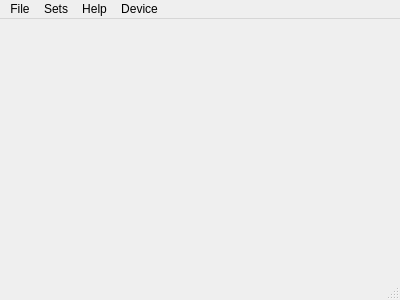
<?xml version="1.0" encoding="UTF-8"?>
<ui version="4.0">
 <class>MainWindow</class>
 <widget class="QMainWindow" name="MainWindow">
  <property name="geometry">
   <rect>
    <x>0</x>
    <y>0</y>
    <width>400</width>
    <height>300</height>
   </rect>
  </property>
  <property name="windowTitle">
   <string>Sound Deck</string>
  </property>
  <widget class="QWidget" name="centralwidget"/>
  <widget class="QMenuBar" name="menubar">
   <property name="geometry">
    <rect>
     <x>0</x>
     <y>0</y>
     <width>400</width>
     <height>22</height>
    </rect>
   </property>
   <widget class="QMenu" name="menu_file">
    <property name="title">
     <string>File</string>
    </property>
    <addaction name="actionOpen_configuration"/>
    <addaction name="actionSave_config"/>
    <addaction name="actionQuit"/>
   </widget>
   <widget class="QMenu" name="menuSets">
    <property name="title">
     <string>Sets</string>
    </property>
    <addaction name="actionSet_1"/>
    <addaction name="actionSet_2"/>
    <addaction name="separator"/>
    <addaction name="actionSave_set"/>
   </widget>
   <widget class="QMenu" name="menuHelp">
    <property name="title">
     <string>Help</string>
    </property>
    <addaction name="actionAbout"/>
   </widget>
   <widget class="QMenu" name="menu_Device">
    <property name="title">
     <string>Device</string>
    </property>
    <addaction name="device_Default"/>
    <addaction name="separator"/>
   </widget>
   <addaction name="menu_file"/>
   <addaction name="menuSets"/>
   <addaction name="menuHelp"/>
   <addaction name="menu_Device"/>
  </widget>
  <widget class="QStatusBar" name="statusbar"/>
  <action name="actionQuit">
   <property name="text">
    <string>Quit</string>
   </property>
  </action>
  <action name="actionOpen_configuration">
   <property name="text">
    <string>Load config...</string>
   </property>
  </action>
  <action name="actionSave_config">
   <property name="text">
    <string>Save config...</string>
   </property>
  </action>
  <action name="actionSet_1">
   <property name="text">
    <string>Set 1</string>
   </property>
  </action>
  <action name="actionSet_2">
   <property name="text">
    <string>Set 2</string>
   </property>
  </action>
  <action name="actionSave_set">
   <property name="text">
    <string>Save set</string>
   </property>
  </action>
  <action name="actionAbout">
   <property name="text">
    <string>About</string>
   </property>
  </action>
  <action name="device_Default">
   <property name="checkable">
    <bool>true</bool>
   </property>
   <property name="checked">
    <bool>true</bool>
   </property>
   <property name="text">
    <string>Default</string>
   </property>
  </action>
  <action name="actionfas">
   <property name="text">
    <string>fas</string>
   </property>
  </action>
 </widget>
 <resources/>
 <connections/>
</ui>
